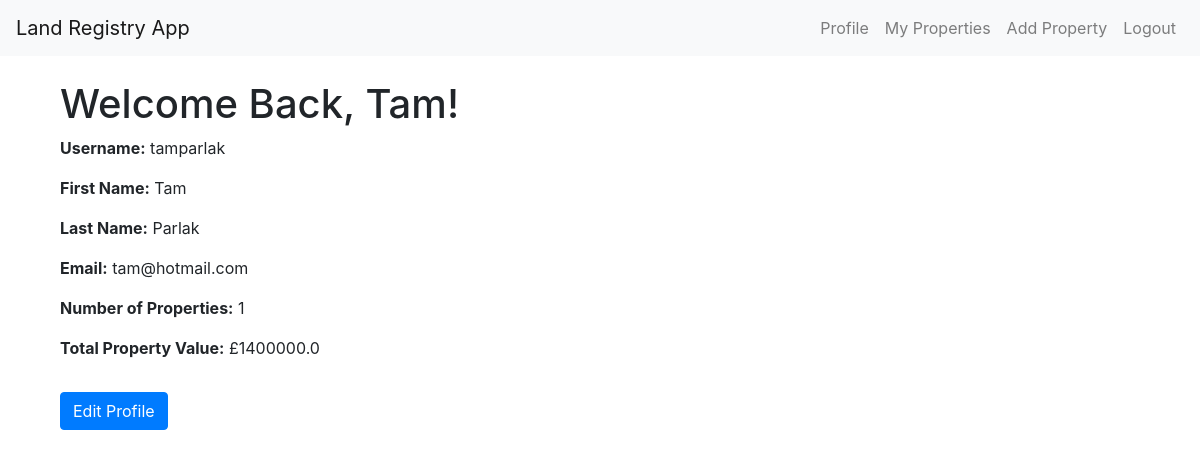
The page /profile (signed in) on the database its author committed.
### models/user.py (models this page shows, shortened)
class User(db.Model, UserMixin):
    id = db.Column(db.Integer, primary_key=True)
    username = db.Column(db.String(80), unique=True, nullable=False)
    password = db.Column(db.String(150), nullable=False)
    first_name = db.Column(db.String(80), nullable=False)
    last_name = db.Column(db.String(80), nullable=False)
    email = db.Column(db.String(120), unique=True, nullable=False)
    properties = db.relationship('Property', backref='owner', lazy=True)

### routes/user_routes.py (the view)
@app.route('/profile')
@login_required
def user_profile():
    properties = Property.query.filter_by(owner_id=current_user.id).all()
    total_property_value = sum(property.value for property in properties)
    return render_template('user_profile.html', user=current_user, properties=properties, total_property_value=total_property_value)

### app.py (called while the page is built)
@login_manager.user_loader
def load_user(user_id):
    return User.query.get(int(user_id))

### templates/user_profile.html (shortened to what this page needs)
{% extends "base.html" %}
{% block content %}
<div class="container mt-4">
    <h1>Welcome Back, {{ user.first_name }}!</h1>
    <p><strong>Username:</strong> {{ user.username }}</p>
    <p><strong>First Name:</strong> {{ user.first_name }}</p>
    <p><strong>Last Name:</strong> {{ user.last_name }}</p>
    <p><strong>Email:</strong> {{ user.email }}</p>
    <p><strong>Number of Properties:</strong> {{ properties|length }}</p>
    <p><strong>Total Property Value:</strong> £{{ total_property_value }}</p>
    <a href="{{ url_for('edit_profile') }}" class="btn btn-primary mt-3">Edit Profile</a>
</div>
{% endblock %}

### rows shown on the page
User: first_name "Tam", username "tamparlak", last_name "Parlak", email "tam@hotmail.com"

### other values the page prints
{{ properties|length }} "1"
{{ total_property_value }} "1400000.0"
